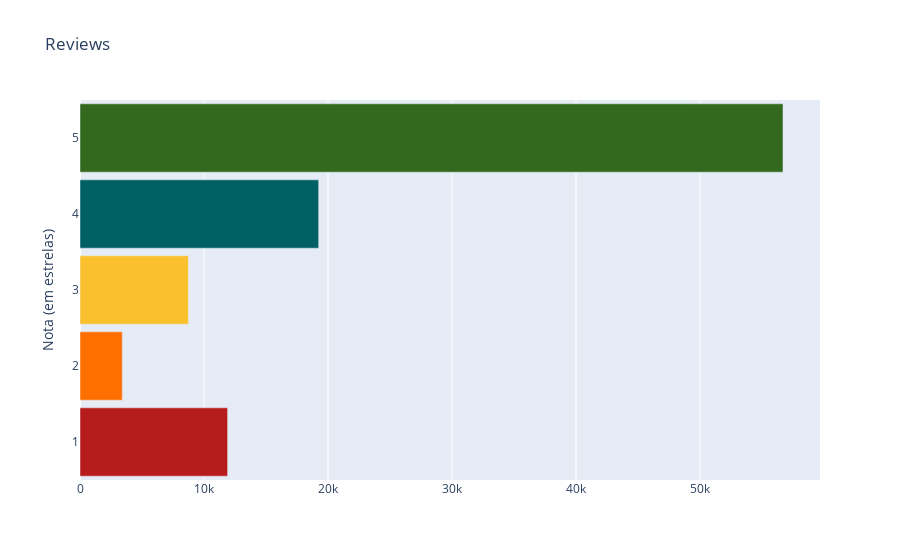

Notebook source saved alongside this figure:
### Code cell
# Ver em grafico

colors = ['#33691e',
          '#006064',
          '#b71c1c',
          '#fbc02d',
          '#ff6f00']

trace_reviews = go.Bar(x=reviews.values,
                       y=reviews.index,
                       orientation='h',
                       marker=dict(color=colors))

layout_reviews = go.Layout(title='Reviews',
                           yaxis=dict(title='Nota (em estrelas)'),
                           bargap=.1)

fig_reviews = go.Figure(data=[trace_reviews],
                        layout=layout_reviews)

iplot(fig_reviews)

### Figure 1 — Plotly figure (JSON) as saved in the notebook; plotly's stock layout.template omitted (floating-point values rounded to 4 significant figures)
{"data": [{"marker": {"color": ["#33691e", "#006064", "#b71c1c", "#fbc02d", "#ff6f00"]}, "orientation": "h", "type": "bar", "x": [56693, 19247, 11905, 8743, 3412], "y": [5, 4, 1, 3, 2]}], "layout": {"bargap": 0.1, "title": {"text": "Reviews"}, "yaxis": {"title": {"text": "Nota (em estrelas)"}}}}
